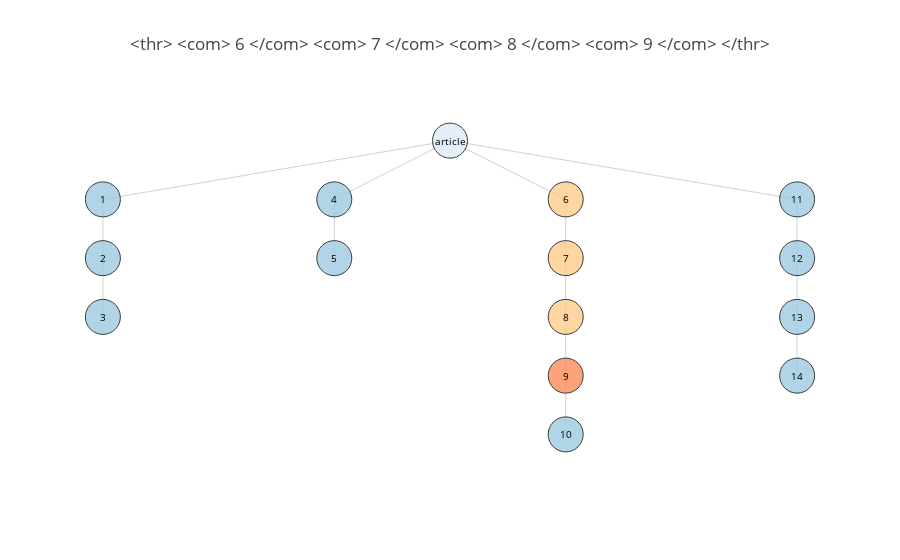

The cell this chart's notebook holds for it:
### Code cell
iplot(fig, filename='test', image='png')

### Figure 1 — Plotly figure (JSON) as saved in the notebook; plotly's stock layout.template omitted (floating-point values rounded to 4 significant figures)
{"data": [{"hoverinfo": "none", "line": {"color": "rgb(210,210,210)", "width": 1}, "mode": "lines", "type": "scatter", "x": [0, -1.5, null, -1.5, -1.5, null, -1.5, -1.5, null, 0, -0.5, null, -0.5, -0.5, null, 0, 0.5, null, 0.5, 0.5, null, 0.5, 0.5, null, 0.5, 0.5, null, 0.5, 0.5, null, 0, 1.5, null, 1.5, 1.5, null, 1.5, 1.5, null, 1.5, 1.5, null], "y": [10, 9, null, 9, 8, null, 8, 7, null, 10, 9, null, 9, 8, null, 10, 9, null, 9, 8, null, 8, 7, null, 7, 6, null, 6, 5, null, 10, 9, null, 9, 8, null, 8, 7, null, 7, 6, null]}, {"hoverinfo": "text", "marker": {"color": ["#deebf7", "#9ecae1", "#9ecae1", "#9ecae1", "#9ecae1", "#9ecae1", "#fdcc8a", "#fdcc8a", "#fdcc8a", "#fc8d59", "#9ecae1", "#9ecae1", "#9ecae1", "#9ecae1", "#9ecae1"], "line": {"color": "rgb(10,10,10)", "width": 1}, "size": 35, "symbol": "dot"}, "mode": "markers", "name": "", "opacity": 0.8, "text": ["article", "1", "2", "3", "4", "5", "6", "7", "8", "9", "10", "11", "12", "13", "14"], "type": "scatter", "x": [0, -1.5, -1.5, -1.5, -0.5, -0.5, 0.5, 0.5, 0.5, 0.5, 0.5, 1.5, 1.5, 1.5, 1.5], "y": [10, 9, 8, 7, 9, 8, 9, 8, 7, 6, 5, 9, 8, 7, 6]}], "layout": {"annotations": [{"font": {"color": "rgb(0,0,0)", "size": 10}, "showarrow": false, "text": "article", "x": 0, "xref": "x1", "y": 10, "yref": "y1"}, {"font": {"color": "rgb(0,0,0)", "size": 10}, "showarrow": false, "text": "1", "x": -1.5, "xref": "x1", "y": 9, "yref": "y1"}, {"font": {"color": "rgb(0,0,0)", "size": 10}, "showarrow": false, "text": "2", "x": -1.5, "xref": "x1", "y": 8, "yref": "y1"}, {"font": {"color": "rgb(0,0,0)", "size": 10}, "showarrow": false, "text": "3", "x": -1.5, "xref": "x1", "y": 7, "yref": "y1"}, {"font": {"color": "rgb(0,0,0)", "size": 10}, "showarrow": false, "text": "4", "x": -0.5, "xref": "x1", "y": 9, "yref": "y1"}, {"font": {"color": "rgb(0,0,0)", "size": 10}, "showarrow": false, "text": "5", "x": -0.5, "xref": "x1", "y": 8, "yref": "y1"}, {"font": {"color": "rgb(0,0,0)", "size": 10}, "showarrow": false, "text": "6", "x": 0.5, "xref": "x1", "y": 9, "yref": "y1"}, {"font": {"color": "rgb(0,0,0)", "size": 10}, "showarrow": false, "text": "7", "x": 0.5, "xref": "x1", "y": 8, "yref": "y1"}, {"font": {"color": "rgb(0,0,0)", "size": 10}, "showarrow": false, "text": "8", "x": 0.5, "xref": "x1", "y": 7, "yref": "y1"}, {"font": {"color": "rgb(0,0,0)", "size": 10}, "showarrow": false, "text": "9", "x": 0.5, "xref": "x1", "y": 6, "yref": "y1"}, {"font": {"color": "rgb(0,0,0)", "size": 10}, "showarrow": false, "text": "10", "x": 0.5, "xref": "x1", "y": 5, "yref": "y1"}, {"font": {"color": "rgb(0,0,0)", "size": 10}, "showarrow": false, "text": "11", "x": 1.5, "xref": "x1", "y": 9, "yref": "y1"}, {"font": {"color": "rgb(0,0,0)", "size": 10}, "showarrow": false, "text": "12", "x": 1.5, "xref": "x1", "y": 8, "yref": "y1"}, {"font": {"color": "rgb(0,0,0)", "size": 10}, "showarrow": false, "text": "13", "x": 1.5, "xref": "x1", "y": 7, "yref": "y1"}, {"font": {"color": "rgb(0,0,0)", "size": 10}, "showarrow": false, "text": "14", "x": 1.5, "xref": "x1", "y": 6, "yref": "y1"}], "font": {"size": 12}, "hovermode": "closest", "margin": {"b": 85, "l": 40, "r": 40, "t": 100}, "showlegend": false, "title": "<thr> <com> 6 </com> <com> 7 </com> <com> 8 </com> <com> 9 </com> </thr>", "xaxis": {"showgrid": false, "showline": false, "showticklabels": false, "zeroline": false}, "yaxis": {"showgrid": false, "showline": false, "showticklabels": false, "zeroline": false}}}
